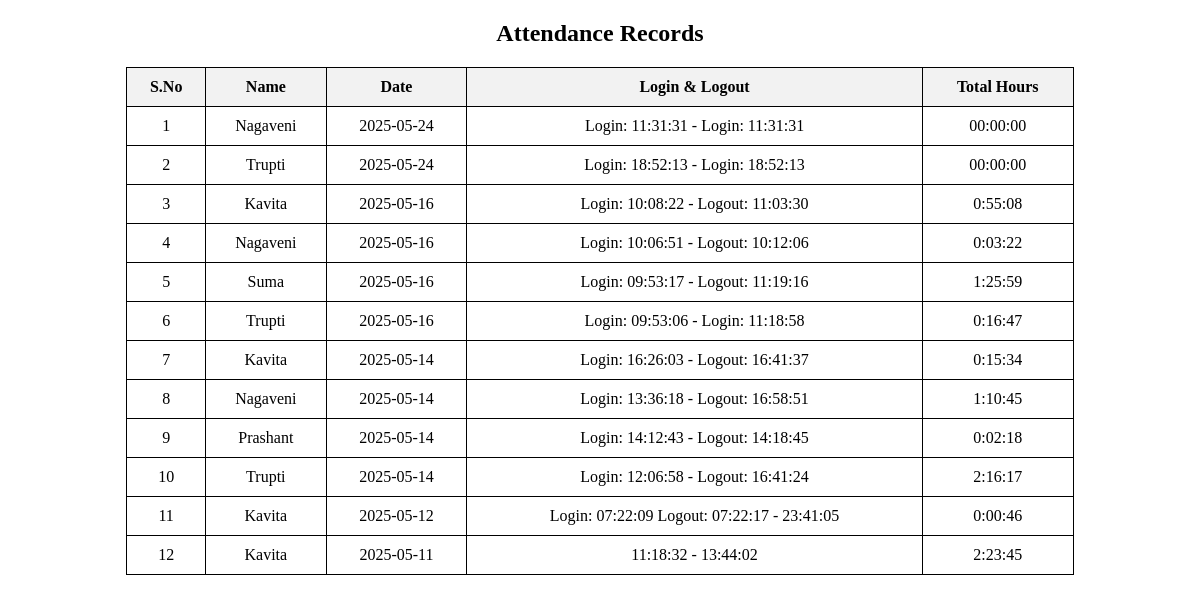
The page / on the database its author committed.
### tables this page shows
CREATE TABLE attendance (
            id INTEGER PRIMARY KEY AUTOINCREMENT,
            name TEXT NOT NULL,
            day TEXT NOT NULL,  -- Date of attendance entry
            login_logout TEXT NOT NULL,  -- Stores all login/logout times in one row per day
            total_hours TEXT NOT NULL,    -- Stores total hours for the day
            UNIQUE(name, day)  -- Ensure each student has only one row per day
        );

### app.py (the view)
@app.route('/')
def index():
    records = fetch_attendance()
    print(f"[DEBUG] {len(records)} attendance records retrieved.")
    return render_template('attendance.html', attendance=records)

### templates/attendance.html (shortened to what this page needs)
<!DOCTYPE html>
<html lang="en">
<head>
</head>
<body>
    <h2 style="text-align:center;">Attendance Records</h2>
    <table>
        <tr>
            <th>S.No</th>
            <th>Name</th>
            <th>Date</th>
            <th>Login & Logout</th>
            <th>Total Hours</th>
        </tr>
        {% for row in attendance %}
        <tr>
            <td>{{ row[0] }}</td>
            <td>{{ row[1] }}</td>
            <td>{{ row[2] }}</td>
            <td>{{ row[3] }}</td>
            <td>{{ row[4] }}</td>
        </tr>
        {% endfor %}
    </table>
</body>
</html>

### templates/attendance.html (style rules this page uses)
table { width: 80%; margin: 20px auto; border-collapse: collapse; }
th, td { border: 1px solid black; padding: 10px; text-align: center; }
th { background-color: #f2f2f2; }

### rows shown on the page
attendance: row "1", name "Nagaveni", day "2025-05-24", row "Login: 11:31:31 - Login: 11:31:31", total_hours "00:00:00"
attendance: row "2", name "Trupti", day "2025-05-24", row "Login: 18:52:13 - Login: 18:52:13", total_hours "00:00:00"
attendance: row "3", name "Kavita", day "2025-05-16", row "Login: 10:08:22 - Logout: 11:03:30", total_hours "0:55:08"
attendance: row "4", name "Nagaveni", day "2025-05-16", row "Login: 10:06:51 - Logout: 10:12:06", total_hours "0:03:22"
attendance: row "5", name "Suma", day "2025-05-16", row "Login: 09:53:17 - Logout: 11:19:16", total_hours "1:25:59"
attendance: row "6", name "Trupti", day "2025-05-16", row "Login: 09:53:06 - Login: 11:18:58", total_hours "0:16:47"
attendance: row "7", name "Kavita", day "2025-05-14", row "Login: 16:26:03 - Logout: 16:41:37", total_hours "0:15:34"
attendance: row "8", name "Nagaveni", day "2025-05-14", row "Login: 13:36:18 - Logout: 16:58:51", total_hours "1:10:45"
attendance: row "9", name "Prashant", day "2025-05-14", row "Login: 14:12:43 - Logout: 14:18:45", total_hours "0:02:18"
attendance: row "10", name "Trupti", day "2025-05-14", row "Login: 12:06:58 - Logout: 16:41:24", total_hours "2:16:17"
attendance: row "11", name "Kavita", day "2025-05-12", row "Login: 07:22:09 Logout: 07:22:17 - 23:41:05", total_hours "0:00:46"
attendance: row "12", name "Kavita", day "2025-05-11", row "11:18:32 - 13:44:02", total_hours "2:23:45"
